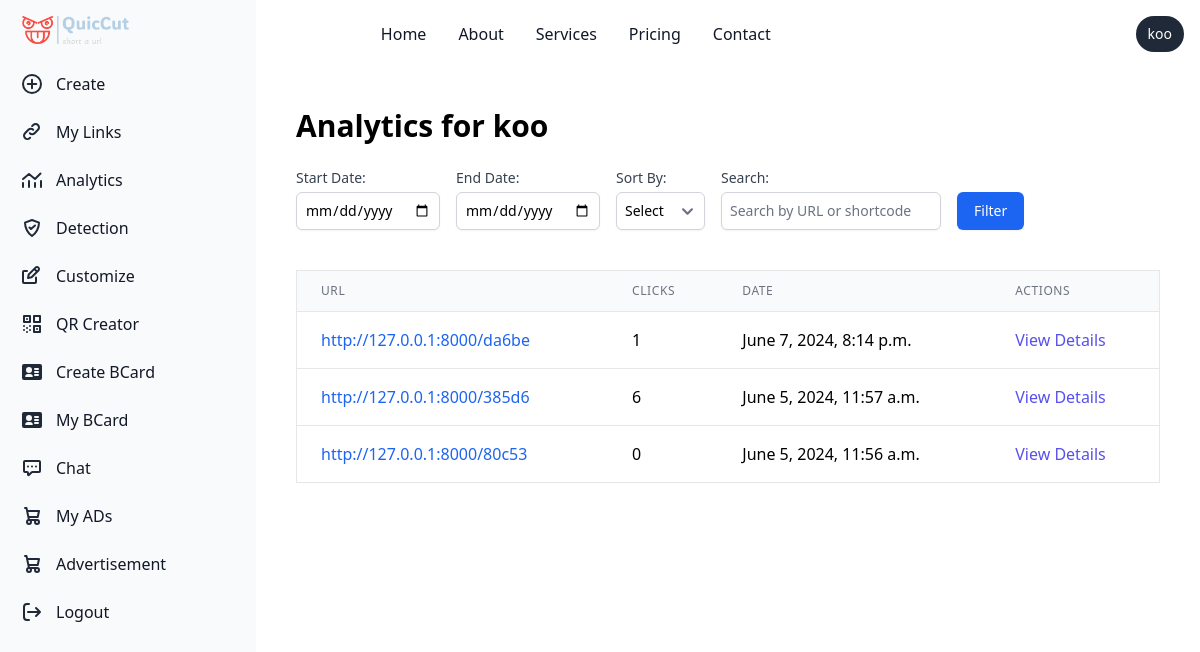
Before: /analytics/ (signed in) with the older database file.
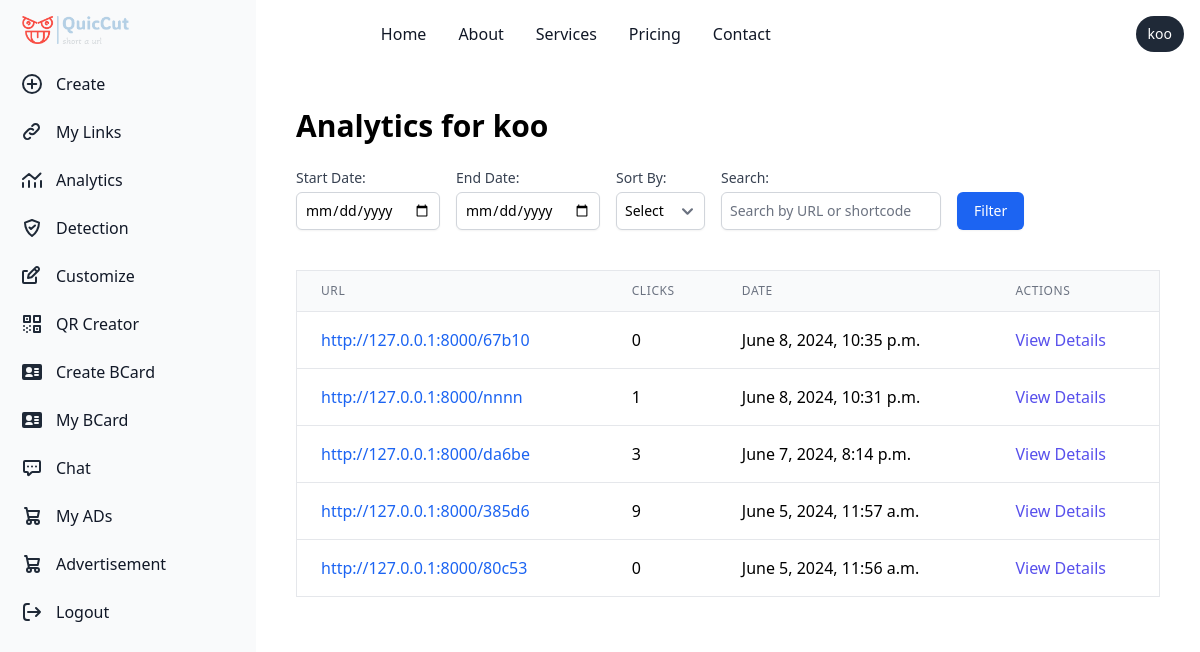
After: the same page with the newer database file.
### urlshortner/models.py (models this page shows, shortened)
class ShortURL(models.Model):
    user = models.ForeignKey(User, on_delete=models.CASCADE, null=True, blank=True)
    original_url = models.URLField()
    short_code = models.CharField(max_length=10, unique=True)
    clicks = models.IntegerField(default=0)
    date_created = models.DateTimeField(auto_now_add=True)
    class Meta:
        ordering = ['-date_created']

### user/views.py (the view)
# urls.py: path('analytics/', analytics_view, name='analytics_view'),
@login_required
def analytics_view(request):
    clicks = Click.objects.filter(short_url__user=request.user)
    short_urls = ShortURL.objects.filter(user=request.user)
    url_clicks = {short_url: 0 for short_url in short_urls}
    start_date = request.GET.get('start_date')
    end_date = request.GET.get('end_date')
    search_query = request.GET.get('search', '')
    if start_date and end_date:
        start_date = parse_date(start_date)
        end_date = parse_date(end_date)
        clicks = clicks.filter(timestamp__range=[start_date, end_date])
    if search_query:
        short_urls = short_urls.filter(
            Q(original_url__icontains=search_query) |
            Q(short_code__icontains=search_query)
        )
    for click in clicks:
        if click.short_url in url_clicks:
            url_clicks[click.short_url] += 1
    sort_by = request.GET.get('sort_by')
    if sort_by == 'clicks':
        url_clicks = dict(sorted(url_clicks.items(), key=lambda item: item[1], reverse=True))
    context = {
        'url_clicks': url_clicks,
        'clicks': clicks,
        'start_date': start_date,
        'end_date': end_date,
        'sort_by': sort_by,
        'search_query': search_query,
        'username': request.user.username
    }
    return render(request, 'user/analytics.html', context)

### chat/templatetags/chat_tags.py (called while the page is built)
@register.simple_tag
def unread_message_count(user):
    return Message.objects.filter(receiver=user, is_read=False).count()

### templates/user/analytics.html (shortened to what this page needs)
{% extends 'basehome/base.html' %}
{% block content %}
<div class="p-10 sm:ml-64">
  <h1 class="text-3xl font-bold mb-6">Analytics for {{ username }}</h1>
  <form method="get" class="mb-6 flex flex-wrap items-center space-x-4">
    <div class="mb-4">
      <label for="start_date" class="block text-sm font-medium text-gray-700">Start Date:</label>
      <input type="date" name="start_date" id="start_date" value="{{ request.GET.start_date }}" class="mt-1 block w-full p-2 border border-gray-300 rounded-md shadow-sm focus:ring-blue-500 focus:border-blue-500 sm:text-sm">
    </div>
    <div class="mb-4">
      <label for="end_date" class="block text-sm font-medium text-gray-700">End Date:</label>
      <input type="date" name="end_date" id="end_date" value="{{ request.GET.end_date }}" class="mt-1 block w-full p-2 border border-gray-300 rounded-md shadow-sm focus:ring-blue-500 focus:border-blue-500 sm:text-sm">
    </div>
    <div class="mb-4">
      <label for="sort_by" class="block text-sm font-medium text-gray-700">Sort By:</label>
      <select name="sort_by" id="sort_by" class="mt-1 block w-full p-2 border border-gray-300 rounded-md shadow-sm focus:ring-blue-500 focus:border-blue-500 sm:text-sm">
        <option value="">Select</option>
      </select>
    </div>
    <div class="mb-4">
      <label for="search" class="block text-sm font-medium text-gray-700">Search:</label>
      <input type="text" name="search" id="search" value="{{ request.GET.search }}" class="mt-1 block w-full p-2 border border-gray-300 rounded-md shadow-sm focus:ring-blue-500 focus:border-blue-500 sm:text-sm" placeholder="Search by URL or shortcode">
    </div>
    <div class="mb-4">
      <button type="submit" class="mt-6 inline-flex items-center px-4 py-2 border border-transparent text-sm font-medium rounded-md shadow-sm text-white bg-blue-600 hover:bg-blue-700 focus:outline-none focus:ring-2 focus:ring-offset-2 focus:ring-blue-500">
        Filter
      </button>
    </div>
  </form>
  <div class="overflow-x-auto">
    <table class="min-w-full bg-white border border-gray-200 divide-y divide-gray-200 rounded-lg shadow-sm">
      <thead class="bg-gray-50">
        <tr>
          <th scope="col" class="px-6 py-3 text-left text-xs font-medium text-gray-500 uppercase tracking-wider">URL</th>
          <th scope="col" class="px-6 py-3 text-left text-xs font-medium text-gray-500 uppercase tracking-wider">Clicks</th>
          <th scope="col" class="px-6 py-3 text-left text-xs font-medium text-gray-500 uppercase tracking-wider">Date</th>
          <th scope="col" class="px-6 py-3 text-left text-xs font-medium text-gray-500 uppercase tracking-wider">Actions</th>
        </tr>
      </thead>
      <tbody class="bg-white divide-y divide-gray-200">
        {% for short_url, click_count in url_clicks.items %}
        <tr>
          <td class="px-6 py-4 whitespace-nowrap">
            <a href="{% url 'redirect_view' short_code=short_url.short_code %}" class="text-blue-600 hover:text-blue-800">http://127.0.0.1:8000/{{ short_url.short_code }}</a>
          </td>
          <td class="px-6 py-4 whitespace-nowrap">{{ click_count }}</td>
          <td class="px-6 py-4 whitespace-nowrap">{{ short_url.date_created }}</td>
          <td class="px-6 py-4 whitespace-nowrap">
            <a href="{% url 'url_details_view' short_code=short_url.short_code %}" class="text-indigo-600 hover:text-indigo-900">View Details</a>
          </td>
        </tr>
        {% endfor %}
      </tbody>
    </table>
  </div>
</div>
{% endblock %}

Changed rows visible on the page:
added ShortURL: short_code "67b10", clicks "0", date_created "June 8, 2024, 10:35 p.m."
added ShortURL: short_code "nnnn", click_count "1", date_created "June 8, 2024, 10:31 p.m."
computed for ShortURL "da6be": click_count "1" → "3"
computed for ShortURL "June 5, 2024, 11:57 a.m.": user "6" → "9"
